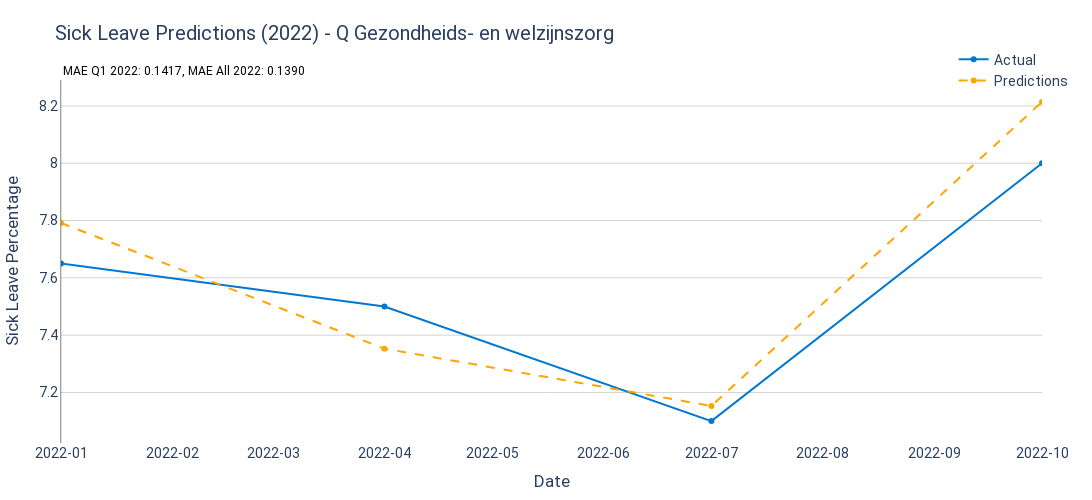

The cell this chart's notebook holds for it:
### Code cell
# 12. Visualization for 2022 Predictions
fig = go.Figure()

# Add actual sick leave percentage line (test data)
fig.add_trace(go.Scatter(
    x=y_test.index,
    y=y_test,
    mode='lines+markers',
    name='Actual',
    line=dict(color='#0078d2', width=2)
))

# Add predictions line for test period
fig.add_trace(go.Scatter(
    x=y_test.index,
    y=y_pred_test,
    mode='lines+markers',
    name='Predictions',
    line=dict(color='orange', width=2, dash='dash')
))

# Add MAE values as annotations
fig.add_annotation(
    xref="paper", yref="paper", x=0.00, y=1.05, showarrow=False,
    text=f"MAE Q1 2022: {mae_q1_2022:.4f}, MAE All 2022: {mae_all_2022:.4f}",
    font=dict(size=12, color="black")
)

# Set layout and design for better visualization
fig.update_layout(
    title=f'Sick Leave Predictions (2022) - {branch_name}',
    xaxis_title='Date',
    yaxis_title='Sick Leave Percentage',
    plot_bgcolor='white',
    xaxis=dict(
        showgrid=False,
        tickformat="%Y-%m",
        range=[y_test.index.min(), y_test.index.max()]
    ),
    yaxis=dict(
        showgrid=True, gridcolor='lightgrey', showline=True, linewidth=0.5, linecolor='black'
    ),
    legend=dict(
        x=0.91, y=1.1, traceorder="normal"
    ),
    font=dict(family="Roboto", size=14),
    margin=dict(l=50, r=50, t=80, b=50),
    width=1100, height=500
)

# Show Plot
fig.show()

# Optionally Save Plot as HTML
fig.write_html("C:/Users/c.hakker/Downloads/Sick_leave_predict_2022_Q_Healthcare.html")

### Figure 1 — Plotly figure (JSON) as saved in the notebook; plotly's stock layout.template omitted (floating-point values rounded to 4 significant figures)
{"data": [{"line": {"color": "#0078d2", "width": 2}, "mode": "lines+markers", "name": "Actual", "type": "scatter", "x": ["2022-01-01T00:00:00", "2022-04-01T00:00:00", "2022-07-01T00:00:00", "2022-10-01T00:00:00"], "y": [7.65, 7.5, 7.1, 8]}, {"line": {"color": "orange", "dash": "dash", "width": 2}, "mode": "lines+markers", "name": "Predictions", "type": "scatter", "x": ["2022-01-01T00:00:00", "2022-04-01T00:00:00", "2022-07-01T00:00:00", "2022-10-01T00:00:00"], "y": [7.792, 7.353, 7.153, 8.214]}], "layout": {"annotations": [{"font": {"color": "black", "size": 12}, "showarrow": false, "text": "MAE Q1 2022: 0.1417, MAE All 2022: 0.1390", "x": 0, "xref": "paper", "y": 1.05, "yref": "paper"}], "font": {"family": "Roboto", "size": 14}, "height": 500, "legend": {"traceorder": "normal", "x": 0.91, "y": 1.1}, "margin": {"b": 50, "l": 50, "r": 50, "t": 80}, "plot_bgcolor": "white", "title": {"text": "Sick Leave Predictions (2022) - Q Gezondheids- en welzijnszorg"}, "width": 1100, "xaxis": {"range": ["2022-01-01T00:00:00", "2022-10-01T00:00:00"], "showgrid": false, "tickformat": "%Y-%m", "title": {"text": "Date"}}, "yaxis": {"gridcolor": "lightgrey", "linecolor": "black", "linewidth": 0.5, "showgrid": true, "showline": true, "title": {"text": "Sick Leave Percentage"}}}}
